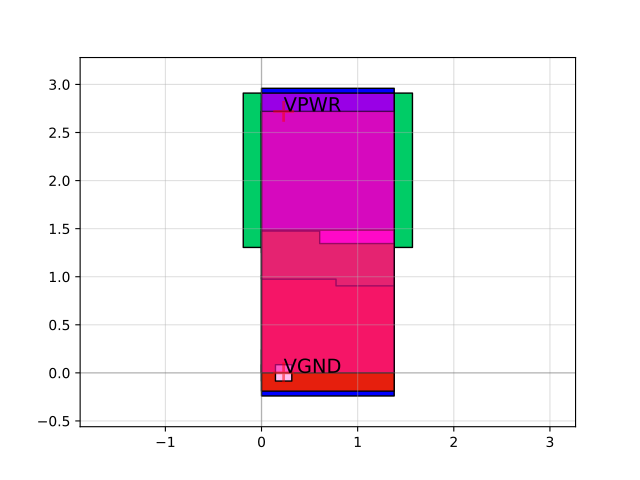

The script that drew this image:
import sky130

c = sky130.components.sky130_fd_sc_hd__decap_3()
c.plot()
